Frame 1 (no input): blank canvas, image omitted
Frame 60 (the mouse pressed at the canvas centre just before this capture): blank canvas, image omitted
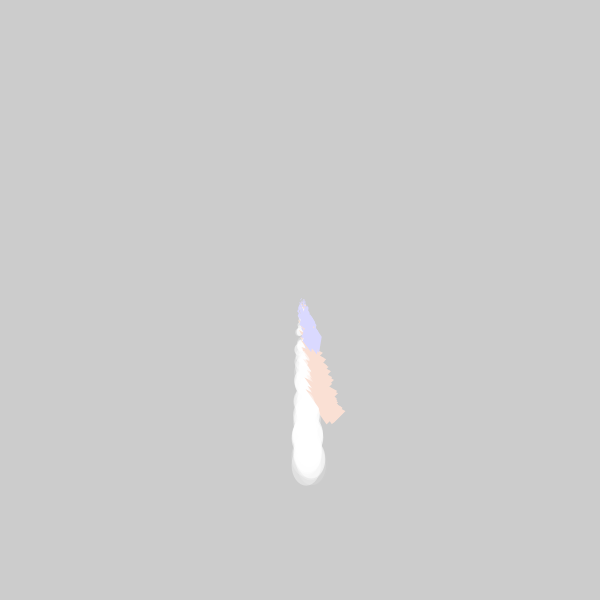
Frame 120 (the mouse held since frame 60 and released just before this capture)

The Processing sketch whose frames 1 and 60 were blank and that drew this single picture after the mouse press (run headless with seeded random() and noise(); from frame 60 on, the mouse is pressed at the canvas centre):

// Processing sketch: processing_94431
// ── processing_94431.pde

//making drawing program
void setup(){
size(600,600);
noStroke();
}

void drawFace(){
ellipse(3,56,10,14);
fill(250,224,212);
triangle(3,32,14,38,10,42);
fill(218,217,255);
quad(2,15,4,10,6,13,5,19);
}

void splatShape(){
drawFace();
}

void splatter(){
pushMatrix();
translate(random(-4,4),random(-4,4));
scale(random(0.1,3));
fill(255,random(1,200));
splatShape();
popMatrix();
}

void smallSplat(){
pushMatrix();
translate(random(-30,30), random(-30,30));
scale(random(0.1,0.5));
fill(255,random(1,400));
splatShape();
popMatrix();
}

void bigSplat(){pushMatrix();
translate(random(-30,30), random(-30,30));
scale(random(0.5,1));
rotate(radians(random(0,90)));
fill(255,random(1,30));
ellipse(0,0,20,20);
smallSplat();
smallSplat();
smallSplat();
smallSplat();
popMatrix();
}

void drawBrush(){
splatter();
splatter();
}

void draw(){
if(mousePressed){ 
translate(mouseX,mouseY);
drawBrush();
}else{
//mouse is not pressed
}
}
